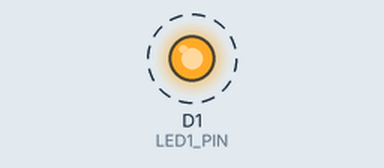
Recording of a sketch running on a simulated ESP8266 (NodeMCU). Shown: output pins drawn as LEDs (lit = HIGH). Dashed ring = blinking.

Above: at 0.5 s.
Timing chart, 0 to 4.6 s (numbered marks = the images above):
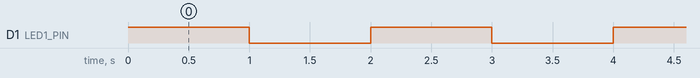

Measured:
- by itself, D1 (LED1_PIN): alternates HIGH for 1.0 s and LOW for 1.0 s

The sketch:

LED.ino
```cpp
//LED針腳定義
#define LED1_PIN D1

int flash = 0;
void setup() {
    //console baud rate
    Serial.begin(115200);

    //LED 輸出模式
    pinMode(LED1_PIN,OUTPUT);

}

void loop() {

  if(flash){
    flash = 0;
    digitalWrite(LED1_PIN,LOW);
  }
  else{
    flash = 1;
    digitalWrite(LED1_PIN,HIGH);
  }

	delay(1000); //每秒閃爍
}
```
